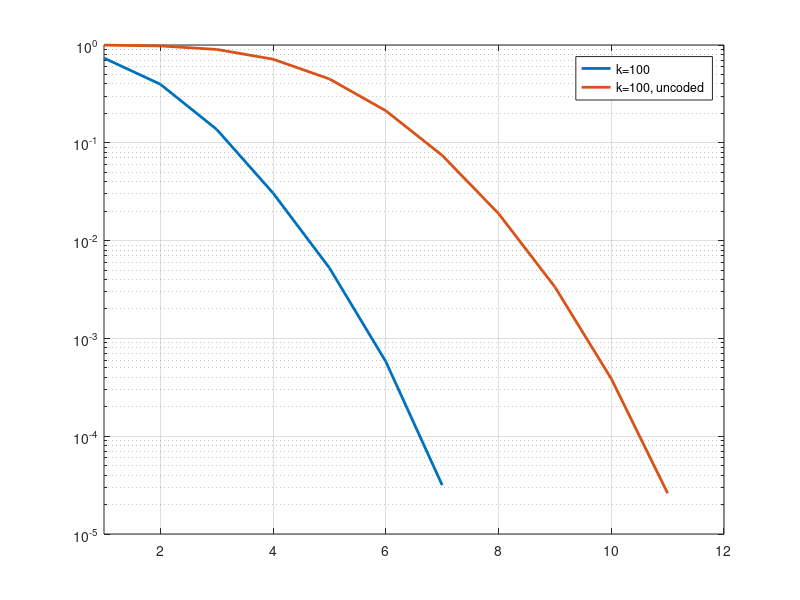

Source code (MATLAB):

y_100 = [7.35e-01 3.97e-1 1.37e-1 3.06e-2 5.25e-3 5.79e-4 3.16e-5];
y_1000 = [1 9.8e-1 8.33e-1 2.57e-1 4.43e-02 4.89e-03 3.49e-04];
y_5000 = [1 1 1 8.40e-01 2.61e-01 2.55e-02 1.55e-03];
n = 11;
x = 1:n;
p = zeros(1,n);
for snr=x
    p(snr) = qfunc(sqrt(2*10^(snr/10)));
end

u_100 = 1-(1-p).^100;
u_1000 = 1-(1-p).^1000;
u_5000 = 1-(1-p).^5000;

semilogy(1:7, y_100,'LineWidth',2), grid, hold on
semilogy(x, u_100,'LineWidth',2)

xlim([1 n+1])

legend('k=100', 'k=100, uncoded')